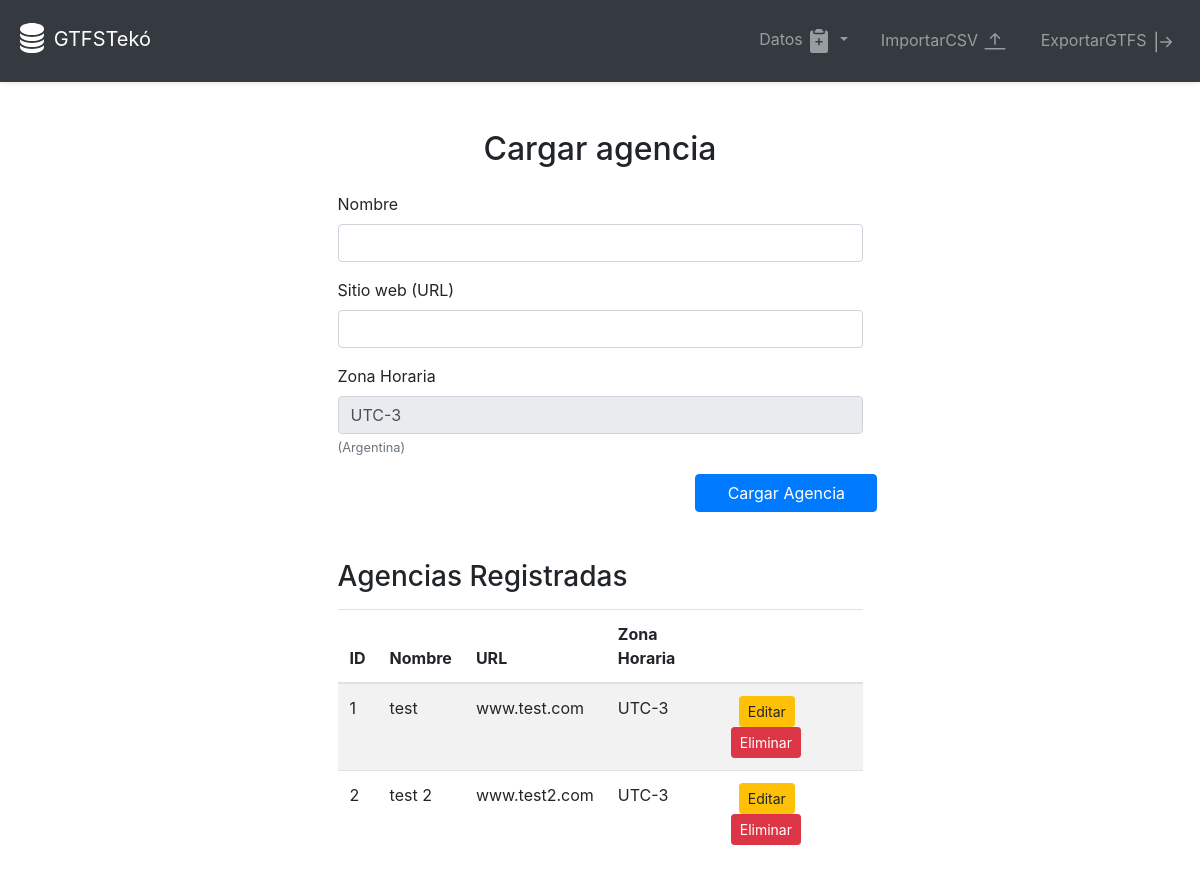
Before: /agency/cargar_agencia with the older database file.
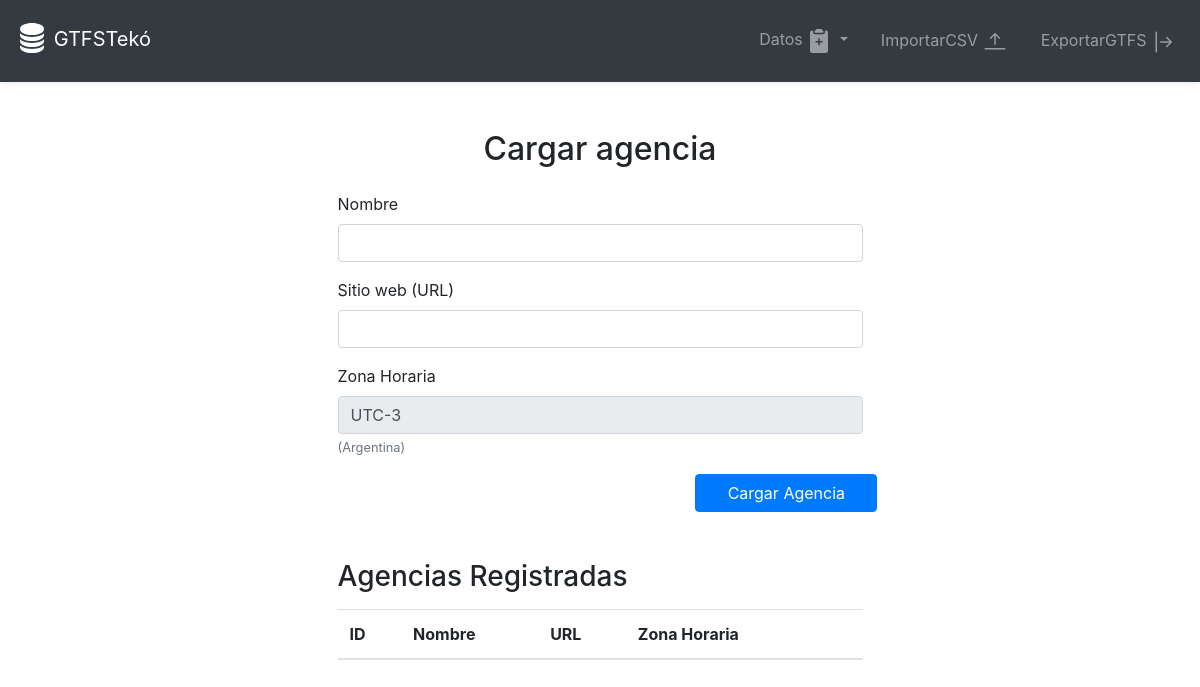
After: the same page with the newer database file.
### models/models.py (models this page shows)
class Agency(db.Model):
    agency_id = db.Column(db.Integer, primary_key=True)
    agency_name = db.Column(db.String(80), nullable=False)
    agency_url = db.Column(db.String(200))
    agency_timezone = db.Column(db.String(80), nullable=False)

### routes/agency_routes.py (the view, shortened to what this page needs)
@agency_bp.route('/cargar_agencia', methods=['GET', 'POST'])
def cargar_agencia():
    agencies = Agency.query.all()
    return render_template('cargar_agencia.html', agencies=agencies)

### templates/cargar_agencia.html (shortened to what this page needs)
{% extends "base.html" %}
{% block content %}
<div class="container mt-5 w-50">
    <h2 class="text-center">Cargar agencia</h2>
    <form method="POST" class="mt-4">
        <div class="form-group">
            <label for="agency_name">Nombre</label>
            <input type="text" class="form-control" id="agency_name" name="agency_name" required>
        </div>
        <div class="form-group">
            <label for="agency_url">Sitio web (URL)</label>
            <input type="text" class="form-control" id="agency_url" name="agency_url">
        </div>
        <div class="form-group">
            <label for="agency_timezone">Zona Horaria</label>
            <input type="text" class="form-control" id="agency_timezone" name="agency_timezone" value="UTC-3" readonly>
            <small class="form-text text-muted">(Argentina)</small>
        </div>
        <div class="row">
            <div class="col"></div>
            <div class="col"></div>
        <button type="submit" class="btn btn-primary col">Cargar Agencia</button>
        </div>
    </form>
    <h3 class="mt-5">Agencias Registradas</h3>
    <table class="table table-striped mt-3">
        <thead>
            <tr>
                <th>ID</th>
                <th>Nombre</th>
                <th>URL</th>
                <th>Zona Horaria</th>
                <th></th>
            </tr>
        </thead>
        <tbody>
            {% for agency in agencies %}
                <tr>
                    <td>{{ agency.agency_id }}</td>
                    <td>{{ agency.agency_name }}</td>
                    <td>{{ agency.agency_url }}</td>
                    <td>{{ agency.agency_timezone }}</td>
                    <td>
                        <button type="button" class="btn btn-warning btn-sm ml-2" data-toggle="modal" data-target="#editModal{{ agency.agency_id }}">Editar</button>
                        <form method="POST" action="{{ url_for('agency.delete_agency', agency_id=agency.agency_id) }}" onsubmit="return confirm('¿Estás seguro de que deseas eliminar esta agencia?');" style="display:inline;">
                            <button type="submit" class="btn btn-danger btn-sm">Eliminar</button>
                        </form>
                    </td>
                </tr>
            {% endfor %}
        </tbody>
    </table>
</div>
{% endblock %}

Changed rows visible on the page:
removed Agency: agency_id "1", agency_name "test", agency_url "www.test.com", agency_timezone "UTC-3"
removed Agency: agency_id "2", agency_name "test 2", agency_url "www.test2.com", agency_timezone "UTC-3"
